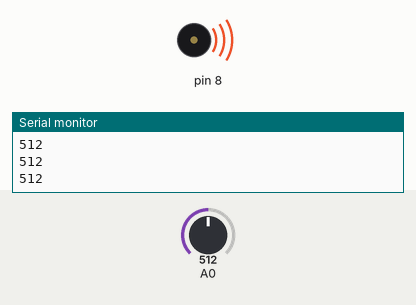
Recording of a sketch running on a simulated Arduino Uno, built with avr-gcc and run on an emulated ATmega328P. On the bench: buzzer (waves = sounding), the last lines printed to the serial monitor. Inputs (shaded band) come from the test bench; at power-on: A0 = 512.

Above: at 1.2 s.
1.3 s: A0 set to 491
At 2.3 s:
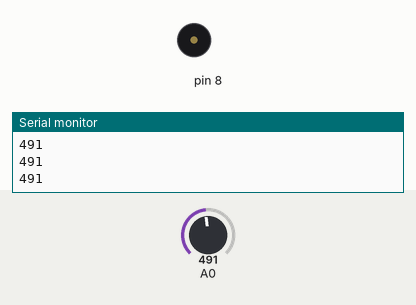
2.8 s: A0 set to 511
At 3.7 s:
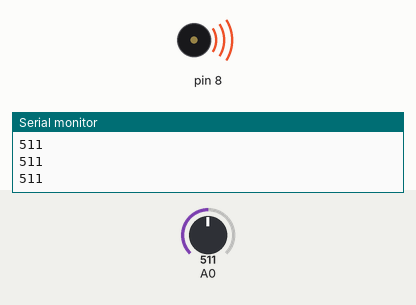
4.3 s: A0 set to 495
At 5.2 s:
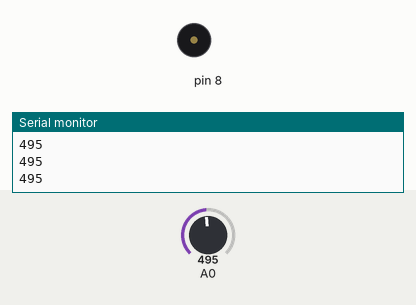
Timing chart, 0 to 7.3 s (numbered marks = the images above; inputs shaded):
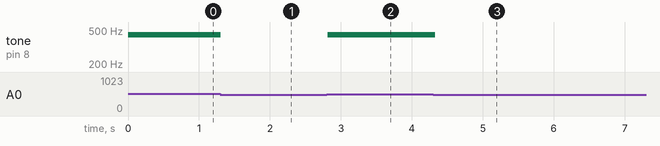

The sketch:

Keyboard_Instrument.ino
```cpp
int notes[] = {262, 294, 330, 349, 392, 440, 494, 523};

void setup(){
  Serial.begin(9600);
}

void loop(){
  int keyVal = analogRead(A0);
  Serial.println(keyVal);

  if(keyVal == 1023){
    tone(8, notes[0]); //C
  }
  else if(keyVal >=999 && keyVal <= 1022){
    tone(8, notes[1]); // D
  }
  else if(keyVal >= 960 && keyVal <= 998){
    tone(8, notes[2]); //E
  }
  else if(keyVal >= 900  && keyVal <= 959){
    tone(8, notes[3]); // F
  }
  else if(keyVal >= 520 && keyVal <= 715){
    tone(8,notes[4]); //G
  }
  else if(keyVal >= 509 && keyVal <= 515){
    tone(8, notes[5]); //A
  }
  else if(keyVal >= 505 && keyVal <= 508){
    tone(8,notes[6]); //B
  }
  else if(keyVal >= 5 && keyVal <= 10){
    tone(8, notes[7]); // C5
  }
  else{
    noTone(8);
    //tone(8, notes[0]);
  }


  delay(50);
}
```

Measured:
- the behaviour switches between 505 and 504 on A0 (found by bisection; images 0 and 1)
- after the input at 1.3 s, tone on pin 8: 440 Hz → silent at once
- after the input at 2.8 s, tone on pin 8: silent → 440 Hz at once
- after the input at 4.3 s, tone on pin 8: 440 Hz → silent at once
